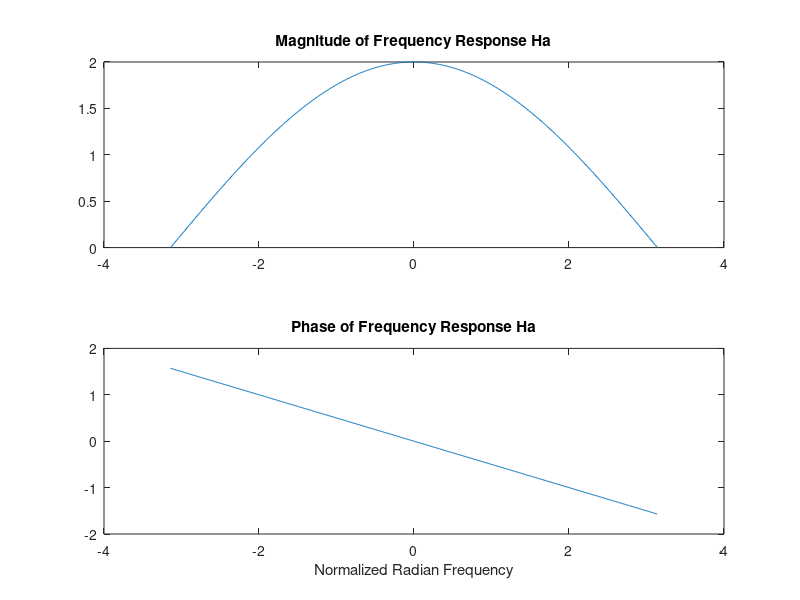
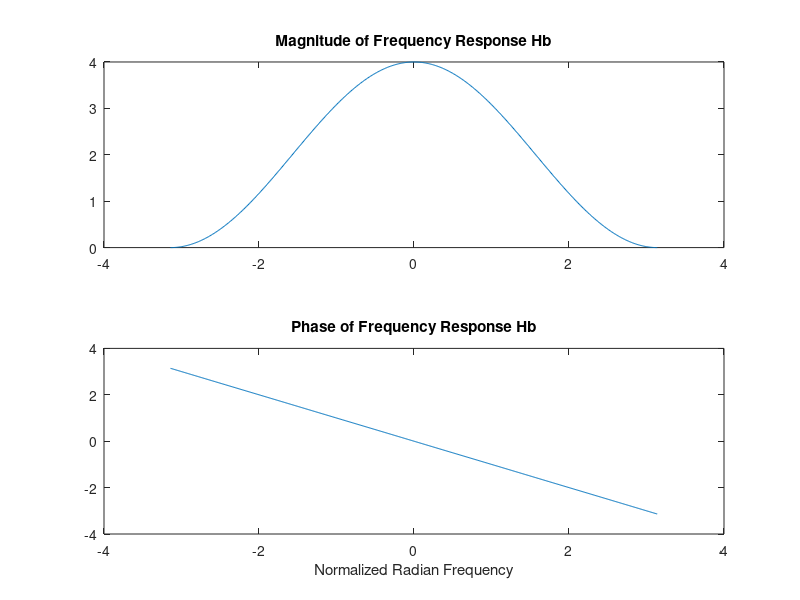
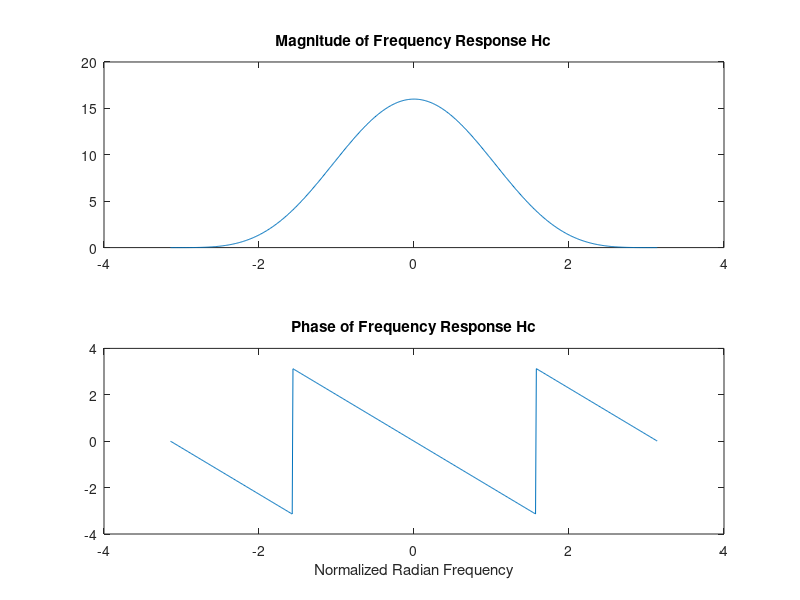

Here is the MATLAB script that generated these plots, in order:
ww = -pi:1/100:pi;

% Haz = 1 + z^(-1) and z = exp(j*ww)
Hafr = 1 + exp(-j*ww);
figure
subplot(211)
plot(ww,abs(Hafr))
title('Magnitude of Frequency Response Ha')
subplot(212)
plot(ww,angle(Hafr))
title('Phase of Frequency Response Ha')
xlabel('Normalized Radian Frequency')

% Hbz = HazHaz so Hbfr = HafrHafr
Hbfr = Hafr .* Hafr;
figure
subplot(211)
plot(ww,abs(Hbfr))
title('Magnitude of Frequency Response Hb')
subplot(212)
plot(ww,angle(Hbfr))
title('Phase of Frequency Response Hb')
xlabel('Normalized Radian Frequency')

%Hcz = HbzHbz so Hcfr = HbfrHbfr
Hcfr = Hbfr .* Hbfr;
figure
subplot(211)
plot(ww,abs(Hcfr))
title('Magnitude of Frequency Response Hc')
subplot(212)
plot(ww,angle(Hcfr))
title('Phase of Frequency Response Hc')
xlabel('Normalized Radian Frequency')


